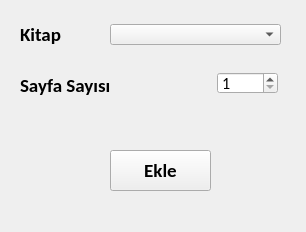
<?xml version="1.0" encoding="UTF-8"?>
<ui version="4.0">
 <class>Form</class>
 <widget class="QWidget" name="Form">
  <property name="geometry">
   <rect>
    <x>0</x>
    <y>0</y>
    <width>306</width>
    <height>232</height>
   </rect>
  </property>
  <property name="windowTitle">
   <string>İçerik</string>
  </property>
  <widget class="QComboBox" name="kitapBox">
   <property name="geometry">
    <rect>
     <x>110</x>
     <y>24</y>
     <width>171</width>
     <height>21</height>
    </rect>
   </property>
   <property name="font">
    <font>
     <family>Calibri</family>
     <pointsize>12</pointsize>
    </font>
   </property>
  </widget>
  <widget class="QLabel" name="label">
   <property name="geometry">
    <rect>
     <x>20</x>
     <y>10</y>
     <width>51</width>
     <height>49</height>
    </rect>
   </property>
   <property name="font">
    <font>
     <family>Calibri</family>
     <pointsize>14</pointsize>
     <weight>75</weight>
     <bold>true</bold>
    </font>
   </property>
   <property name="text">
    <string>Kitap</string>
   </property>
  </widget>
  <widget class="QLabel" name="label_2">
   <property name="geometry">
    <rect>
     <x>20</x>
     <y>70</y>
     <width>101</width>
     <height>31</height>
    </rect>
   </property>
   <property name="font">
    <font>
     <family>Calibri</family>
     <pointsize>14</pointsize>
     <weight>75</weight>
     <bold>true</bold>
    </font>
   </property>
   <property name="text">
    <string>Sayfa Sayısı</string>
   </property>
  </widget>
  <widget class="QSpinBox" name="sayfaBox">
   <property name="geometry">
    <rect>
     <x>217</x>
     <y>72</y>
     <width>61</width>
     <height>22</height>
    </rect>
   </property>
   <property name="font">
    <font>
     <family>Calibri</family>
     <pointsize>12</pointsize>
    </font>
   </property>
   <property name="minimum">
    <number>1</number>
   </property>
  </widget>
  <widget class="QPushButton" name="ekleButon">
   <property name="geometry">
    <rect>
     <x>110</x>
     <y>150</y>
     <width>101</width>
     <height>41</height>
    </rect>
   </property>
   <property name="font">
    <font>
     <family>Calibri</family>
     <pointsize>14</pointsize>
     <weight>75</weight>
     <bold>true</bold>
    </font>
   </property>
   <property name="text">
    <string>Ekle</string>
   </property>
  </widget>
 </widget>
 <resources/>
 <connections/>
</ui>
